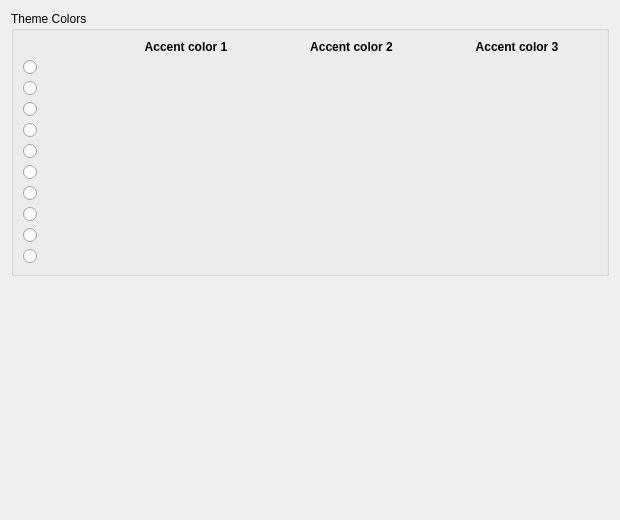
<?xml version="1.0" encoding="UTF-8"?>
<ui version="4.0">
 <class>DlgSettingsColorPaletteTheme</class>
 <widget class="QWidget" name="DlgSettingsColorPaletteTheme">
  <property name="geometry">
   <rect>
    <x>0</x>
    <y>0</y>
    <width>620</width>
    <height>520</height>
   </rect>
  </property>
  <property name="windowTitle">
   <string>Theme Colors</string>
  </property>
  <layout class="QVBoxLayout" name="verticalLayout">
   <item>
    <widget class="QGroupBox" name="groupBox_themePresets">
     <property name="title">
      <string>Theme Colors</string>
     </property>
     <layout class="QGridLayout" name="gridLayout">
      <!-- Header Labels -->
      <item row="0" column="1" colspan="2">
       <widget class="QLabel" name="label_header_c1">
        <property name="font">
         <font>
          <bold>true</bold>
         </font>
        </property>
        <property name="text">
         <string>Accent color 1</string>
        </property>
        <property name="alignment">
         <set>Qt::AlignCenter</set>
        </property>
       </widget>
      </item>
      <item row="0" column="3" colspan="2">
       <widget class="QLabel" name="label_header_c2">
        <property name="font">
         <font>
          <bold>true</bold>
         </font>
        </property>
        <property name="text">
         <string>Accent color 2</string>
        </property>
        <property name="alignment">
         <set>Qt::AlignCenter</set>
        </property>
       </widget>
      </item>
      <item row="0" column="5" colspan="2">
       <widget class="QLabel" name="label_header_c3">
        <property name="font">
         <font>
          <bold>true</bold>
         </font>
        </property>
        <property name="text">
         <string>Accent color 3</string>
        </property>
        <property name="alignment">
         <set>Qt::AlignCenter</set>
        </property>
       </widget>
      </item>

      <!-- Row 00 -->
      <item row="1" column="0"><widget class="QRadioButton" name="radioButton_00"/></item>
      <item row="1" column="1"><widget class="QLabel" name="label_r00_c1"/></item>
      <item row="1" column="2"><widget class="QLabel" name="label_r00_t1"/></item>
      <item row="1" column="3"><widget class="QLabel" name="label_r00_c2"/></item>
      <item row="1" column="4"><widget class="QLabel" name="label_r00_t2"/></item>
      <item row="1" column="5"><widget class="QLabel" name="label_r00_c3"/></item>
      <item row="1" column="6"><widget class="QLabel" name="label_r00_t3"/></item>

      <!-- Row 01 -->
      <item row="2" column="0"><widget class="QRadioButton" name="radioButton_01"/></item>
      <item row="2" column="1"><widget class="QLabel" name="label_r01_c1"/></item>
      <item row="2" column="2"><widget class="QLabel" name="label_r01_t1"/></item>
      <item row="2" column="3"><widget class="QLabel" name="label_r01_c2"/></item>
      <item row="2" column="4"><widget class="QLabel" name="label_r01_t2"/></item>
      <item row="2" column="5"><widget class="QLabel" name="label_r01_c3"/></item>
      <item row="2" column="6"><widget class="QLabel" name="label_r01_t3"/></item>

      <!-- Row 02 -->
      <item row="3" column="0"><widget class="QRadioButton" name="radioButton_02"/></item>
      <item row="3" column="1"><widget class="QLabel" name="label_r02_c1"/></item>
      <item row="3" column="2"><widget class="QLabel" name="label_r02_t1"/></item>
      <item row="3" column="3"><widget class="QLabel" name="label_r02_c2"/></item>
      <item row="3" column="4"><widget class="QLabel" name="label_r02_t2"/></item>
      <item row="3" column="5"><widget class="QLabel" name="label_r02_c3"/></item>
      <item row="3" column="6"><widget class="QLabel" name="label_r02_t3"/></item>

      <!-- Row 03 -->
      <item row="4" column="0"><widget class="QRadioButton" name="radioButton_03"/></item>
      <item row="4" column="1"><widget class="QLabel" name="label_r03_c1"/></item>
      <item row="4" column="2"><widget class="QLabel" name="label_r03_t1"/></item>
      <item row="4" column="3"><widget class="QLabel" name="label_r03_c2"/></item>
      <item row="4" column="4"><widget class="QLabel" name="label_r03_t2"/></item>
      <item row="4" column="5"><widget class="QLabel" name="label_r03_c3"/></item>
      <item row="4" column="6"><widget class="QLabel" name="label_r03_t3"/></item>

      <!-- Row 04 -->
      <item row="5" column="0"><widget class="QRadioButton" name="radioButton_04"/></item>
      <item row="5" column="1"><widget class="QLabel" name="label_r04_c1"/></item>
      <item row="5" column="2"><widget class="QLabel" name="label_r04_t1"/></item>
      <item row="5" column="3"><widget class="QLabel" name="label_r04_c2"/></item>
      <item row="5" column="4"><widget class="QLabel" name="label_r04_t2"/></item>
      <item row="5" column="5"><widget class="QLabel" name="label_r04_c3"/></item>
      <item row="5" column="6"><widget class="QLabel" name="label_r04_t3"/></item>

      <!-- Row 05 -->
      <item row="6" column="0"><widget class="QRadioButton" name="radioButton_05"/></item>
      <item row="6" column="1"><widget class="QLabel" name="label_r05_c1"/></item>
      <item row="6" column="2"><widget class="QLabel" name="label_r05_t1"/></item>
      <item row="6" column="3"><widget class="QLabel" name="label_r05_c2"/></item>
      <item row="6" column="4"><widget class="QLabel" name="label_r05_t2"/></item>
      <item row="6" column="5"><widget class="QLabel" name="label_r05_c3"/></item>
      <item row="6" column="6"><widget class="QLabel" name="label_r05_t3"/></item>

      <!-- Row 06 -->
      <item row="7" column="0"><widget class="QRadioButton" name="radioButton_06"/></item>
      <item row="7" column="1"><widget class="QLabel" name="label_r06_c1"/></item>
      <item row="7" column="2"><widget class="QLabel" name="label_r06_t1"/></item>
      <item row="7" column="3"><widget class="QLabel" name="label_r06_c2"/></item>
      <item row="7" column="4"><widget class="QLabel" name="label_r06_t2"/></item>
      <item row="7" column="5"><widget class="QLabel" name="label_r06_c3"/></item>
      <item row="7" column="6"><widget class="QLabel" name="label_r06_t3"/></item>

      <!-- Row 07 -->
      <item row="8" column="0"><widget class="QRadioButton" name="radioButton_07"/></item>
      <item row="8" column="1"><widget class="QLabel" name="label_r07_c1"/></item>
      <item row="8" column="2"><widget class="QLabel" name="label_r07_t1"/></item>
      <item row="8" column="3"><widget class="QLabel" name="label_r07_c2"/></item>
      <item row="8" column="4"><widget class="QLabel" name="label_r07_t2"/></item>
      <item row="8" column="5"><widget class="QLabel" name="label_r07_c3"/></item>
      <item row="8" column="6"><widget class="QLabel" name="label_r07_t3"/></item>

      <!-- Row 08 -->
      <item row="9" column="0"><widget class="QRadioButton" name="radioButton_08"/></item>
      <item row="9" column="1"><widget class="QLabel" name="label_r08_c1"/></item>
      <item row="9" column="2"><widget class="QLabel" name="label_r08_t1"/></item>
      <item row="9" column="3"><widget class="QLabel" name="label_r08_c2"/></item>
      <item row="9" column="4"><widget class="QLabel" name="label_r08_t2"/></item>
      <item row="9" column="5"><widget class="QLabel" name="label_r08_c3"/></item>
      <item row="9" column="6"><widget class="QLabel" name="label_r08_t3"/></item>

      <!-- Row 09 -->
      <item row="10" column="0"><widget class="QRadioButton" name="radioButton_09"/></item>
      <item row="10" column="1"><widget class="QLabel" name="label_r09_c1"/></item>
      <item row="10" column="2"><widget class="QLabel" name="label_r09_t1"/></item>
      <item row="10" column="3"><widget class="QLabel" name="label_r09_c2"/></item>
      <item row="10" column="4"><widget class="QLabel" name="label_r09_t2"/></item>
      <item row="10" column="5"><widget class="QLabel" name="label_r09_c3"/></item>
      <item row="10" column="6"><widget class="QLabel" name="label_r09_t3"/></item>
     </layout>
    </widget>
   </item>
   <item>
    <spacer name="verticalSpacer">
     <property name="orientation">
      <enum>Qt::Vertical</enum>
     </property>
     <property name="sizeHint" stdset="0">
      <size>
       <width>20</width>
       <height>20</height>
      </size>
     </property>
    </spacer>
   </item>
  </layout>
 </widget>
 <resources/>
 <connections/>
</ui>
